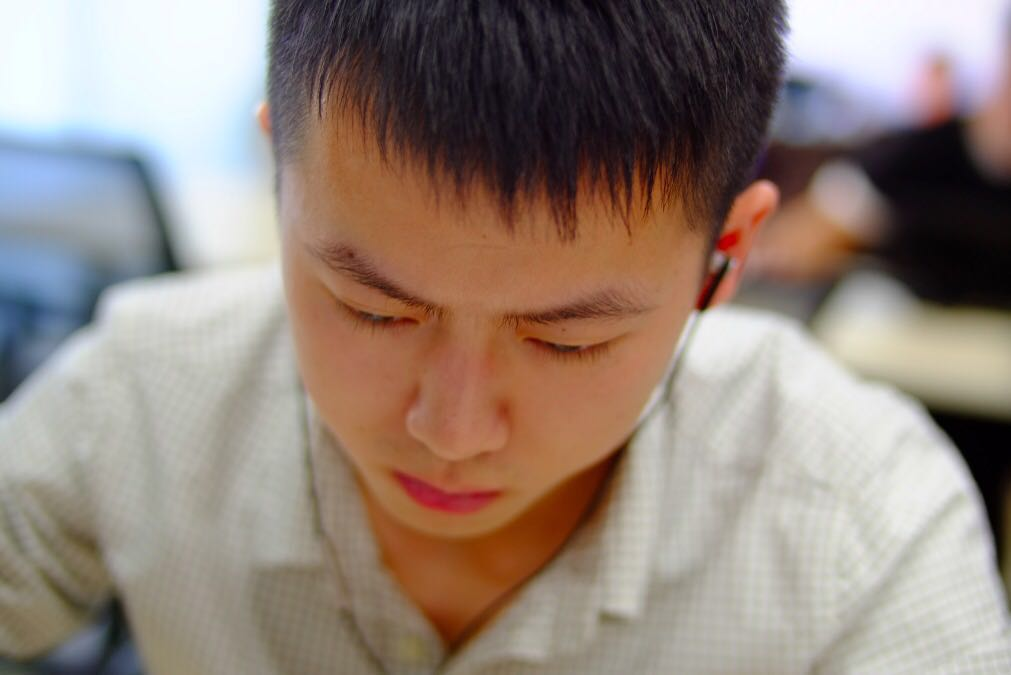
#> input picture pythonlearn/image/1.jpg, 1011 x 675 px
$ python pillow_test.py
#> lines starting #> are read from the running program, lines starting #| are printed output that depends on the picture
from PIL import Image

im = Image.open('./image/1.jpg')
#> im is the input picture: PIL image 1011x675 RGB; mean R, G, B 148.1, 132.6, 123.3
print(im.format, im.size, im.mode)
#| JPEG (1011, 675) RGB

im.thumbnail((100, 100))
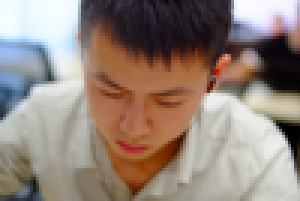
#> im: PIL image 100x67 RGB (shown 3 times larger); mean R, G, B 148, 132.5, 123.2
im.save('./image/1_thumb.jpg', 'JPEG')
